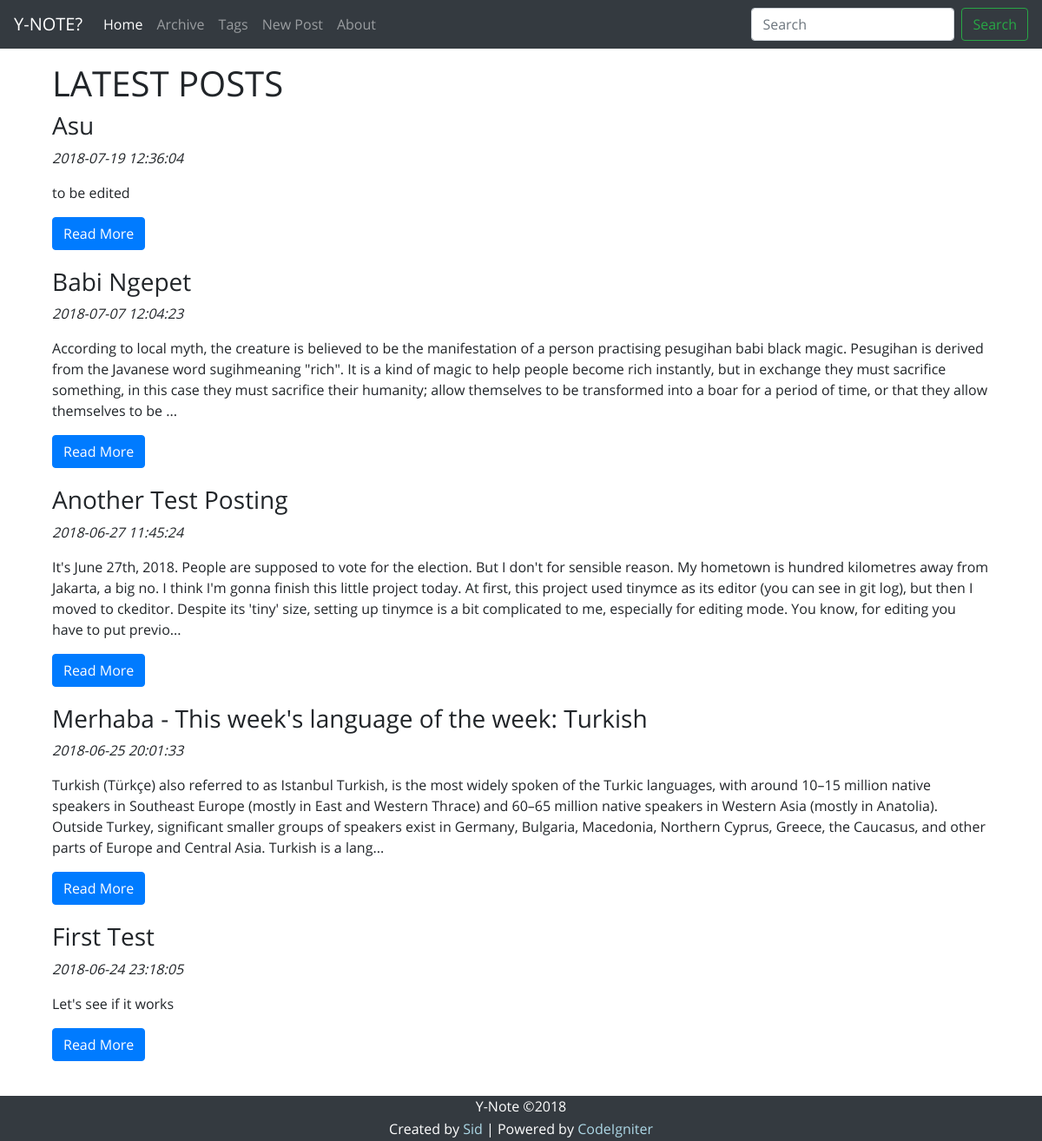
Before: / with the older database file.
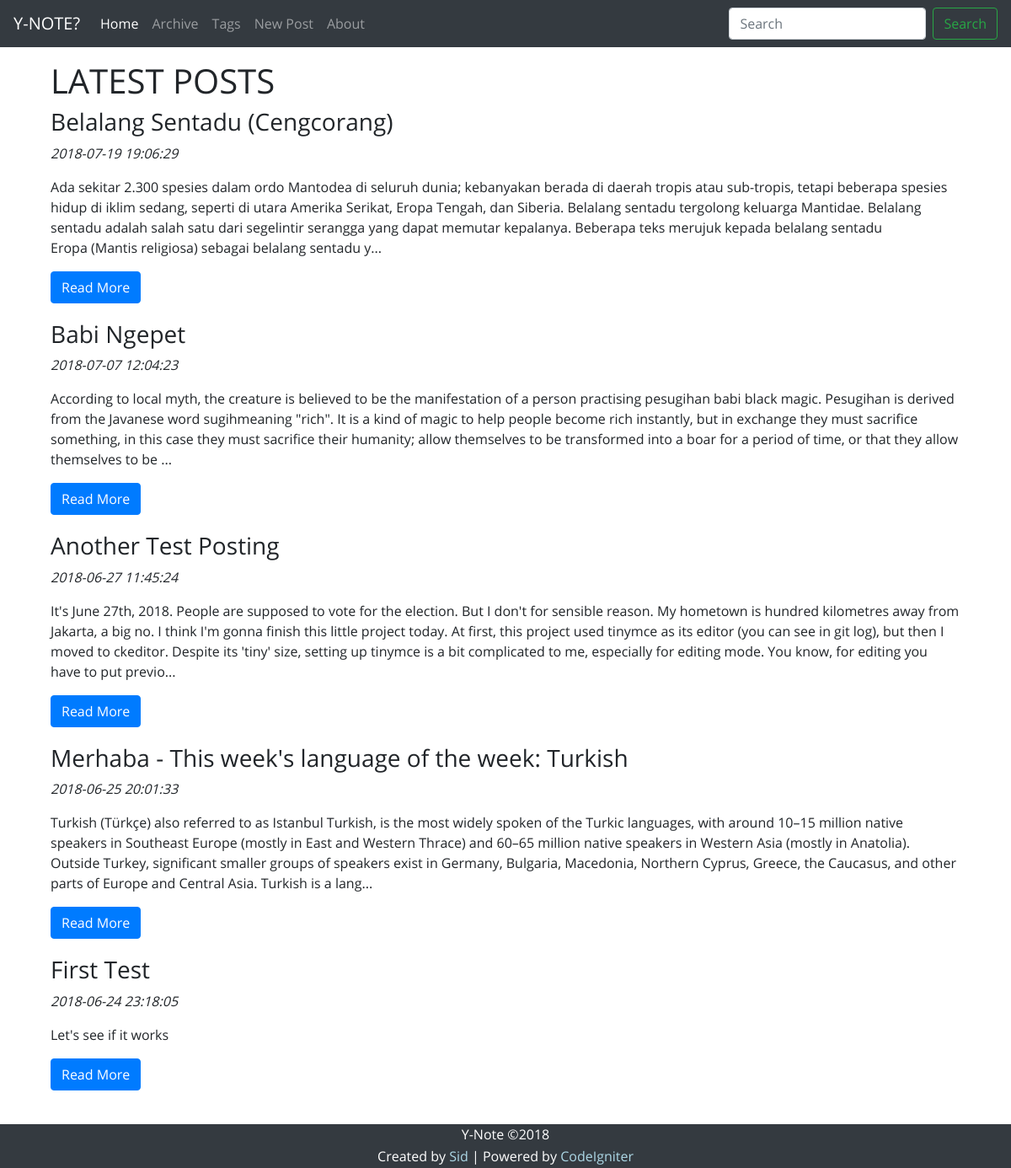
After: the same page with the newer database file.
### tables this page shows
CREATE TABLE `posts` (
  `id_post` int(11) NOT NULL AUTO_INCREMENT,
  `date_post` datetime DEFAULT NULL,
  `date_modified` datetime DEFAULT NULL,
  `title_post` varchar(255) DEFAULT NULL,
  `content` text,
  PRIMARY KEY (`id_post`)
);

### application/controllers/Home.php (called while the page is built, shortened)
<?php
class Home extends CI_Controller {
    public function index() {
        $this->load->model('Post_model');
        $posts = $this->Post_model;
        $recent_posts = $posts->get_recent_posts();
        $this->load->view('header_view', array('page_title' => 'YNOTE'));
        $this->load->view('navbar_view');
        $this->load->view('home_view', array('recent_post' => $recent_posts));
        $this->load->view('tail_view');
    }
}

### index.php (called while the page is built, shortened)
<?php
require_once BASEPATH.'core/CodeIgniter.php';

### application/helpers/utility_helper.php (called while the page is built)
<?php
function assets_url() {
    return base_url().'assets/';
}

### application/models/Post_model.php (called while the page is built, shortened)
<?php
class Post_model extends CI_Model {
    public function get_recent_posts() {
        $this->db->limit(5)
                 ->order_by('date_post', 'DESC');
        $query = $this->db->get('posts');
        $result = $query->result_array();
        return $result;
    }
}

### application/views/home_view.php (the view)
<?php defined('BASEPATH') OR exit('No direct script access allowed');
echo <<<EOD
<div class="container">
    <h1>LATEST POSTS</h1>
EOD;
foreach ($recent_post as $post) {
    echo <<<EOD
    <div class="row post-showcase">
        <div class="col-md-12">
            <h3>{$post['title_post']}</h3>
            <p><em>{$post['date_post']}</em><p>
            <p>{$post['content']}</p>
            <a href="index.php/read_post/{$post['id_post']}" class="btn btn-primary">Read More</a>
        </div>
    </div>
EOD;
}
echo "</div>";

### application/views/header_view.php (shortened to what this page needs)
<!DOCTYPE html>
<head>
    <link rel="stylesheet" href="<?php echo assets_url(); ?>css/bootstrap.min.css">
    <link rel="stylesheet" href="<?php echo assets_url(); ?>css/OpenSans.css">
    <?php
        if(isset($style)) {
            echo "<link rel='stylesheet' href='".assets_url()."css/".$style."'>";
        } else {
            echo "<link rel='stylesheet' href='".assets_url()."css/index.css'>";
        }
    ?>
    <link rel="stylesheet" href="<?php echo assets_url(); ?>css/footer.css">
</head>
<body>
    <div class="container">

### application/views/navbar_view.php (shortened to what this page needs)
<nav class="navbar navbar-expand-md navbar-dark fixed-top bg-dark">
  <a class="navbar-brand" href="<?php echo base_url(); ?>">Y-NOTE?</a>
  <div class="collapse navbar-collapse" id="navbarCollapse">
    <ul class="navbar-nav mr-auto">
      <li class="nav-item active">
        <a class="nav-link" href="<?php echo base_url(); ?>">Home
        </a>
      </li>
      <li class="nav-item">
        <a class="nav-link" href="<?php echo base_url(); ?>index.php/archive">Archive</a>
      </li>
      <li class="nav-item">
        <a class="nav-link" href="<?php echo base_url(); ?>index.php/tags">Tags</a>
      </li>
      <li class="nav-item">
        <a class="nav-link" href="<?php echo base_url(); ?>index.php/posting/new_post">New Post</a>
      </li>
      <li class="nav-item">
        <a class="nav-link" href="<?php echo base_url(); ?>index.php/about">About</a>
      </li>
    </ul>
    <form class="form-inline mt-2 mt-md-0" action="<?php echo base_url(); ?>index.php/search" method="get">
      <input class="form-control mr-sm-2" name="search" type="text" placeholder="Search" aria-label="Search">
      <button class="btn btn-outline-success my-2 my-sm-0" type="submit">Search</button>
    </form>
  </div>
</nav>

### application/views/tail_view.php (shortened to what this page needs)
</div>
<div class="footer">
    <p>Y-Note &copy;2018</p>
    <p>
        Created by <a href="https://github.com/heisid" target="_blank">Sid</a> |
        Powered by <a href="https://codeigniter.com/" target="_blank">CodeIgniter</a>
    </p>
</div>
</body>
</html>

### assets/css/index.css (style rules this page uses)
body { min-height: 75rem; padding-top: 4.5rem; padding-bottom: 4.5rem; margin-bottom: 0; font-family: 'Open Sans', Courier, monospace; }
.post-showcase { margin-bottom: 20px; }

### assets/css/footer.css (style rules this page uses)
.footer { position: fixed; left: 0; bottom: 0; width: 100%; background-color: #343a40; color: white; text-align: center; }
.footer p { margin-bottom: 2px; }
.footer p a { color: lightblue; }

Changed rows visible on the page:
removed posts: title_post "Asu", date_post "2018-07-19 12:36:04", content "to be edited"
added posts: title_post "Belalang Sentadu (Cengcorang)", date_post "2018-07-19 19:06:29", content "Ada sekitar 2.300 spesies dalam ordo Mantodea di seluruh dunia; kebanyakan berada di daerah tropis atau sub-tropis, tetapi beberapa spesies hidup di iklim sedang, seperti di utara Amerika Serikat, Eropa Tengah, dan Siberia. Belalang sentadu tergolong keluarga Mantidae. Belalang sentadu adalah salah satu dari segelintir serangga yang dapat memutar kepalanya. Beberapa teks merujuk kepada belalang sentadu Eropa (Mantis religiosa) sebagai belalang sentadu y..."
